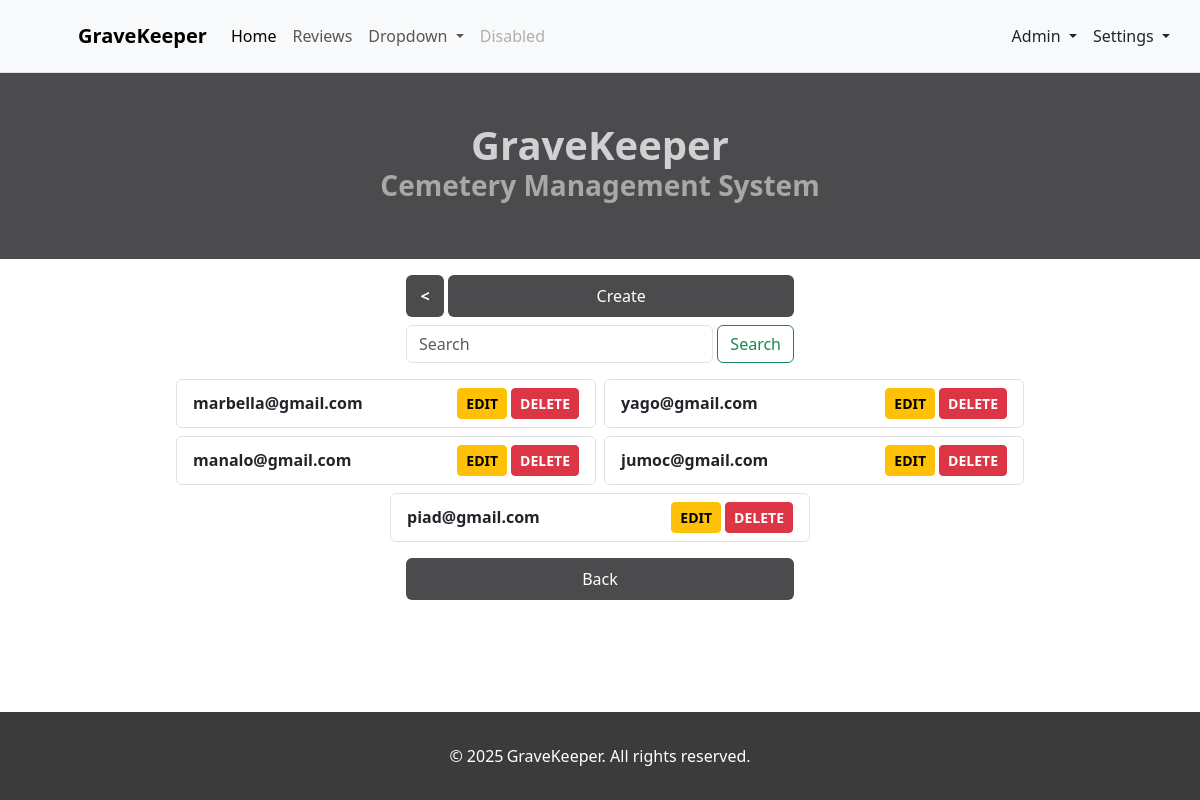
The app's page /user/index.php (signed in) with its own data.
### tables this page shows
CREATE TABLE user (
    user_id INT NOT NULL PRIMARY KEY AUTO_INCREMENT,
    email char(64),
    password varchar(64),
    name varchar(32) NOT NULL,
    phone varchar(16),

    role_id INT NOT NULL,
    stat_id INT NOT NULL,
    CONSTRAINT user_role_id_fk FOREIGN KEY (role_id) REFERENCES role(role_id) ON DELETE CASCADE,
    CONSTRAINT user_stat_id_fk FOREIGN KEY (stat_id) REFERENCES status(stat_id) ON DELETE CASCADE
);

### user/index.php (the view, shortened to what this page needs)
<?php
    include("../includes/config.php");
    include('../includes/header.php');
    $sql = "SELECT u.user_id, u.email, u.name, u.phone, u.role_id, u.stat_id,
        r.description AS role_desc, s.description AS stat_desc
        FROM user u INNER JOIN role r ON u.role_id = r.role_id
        INNER JOIN status s ON u.stat_id = s.stat_id";
    $sql = $sql." ORDER BY u.user_id ASC";
    $result = mysqli_query($conn, $sql);
?>
<!DOCTYPE html>
<html lang="en">
<head>
    <link href="https://cdn.jsdelivr.net/npm/bootstrap@5.3.3/dist/css/bootstrap.min.css" rel="stylesheet">
    <link rel="stylesheet" href="https://cdn.jsdelivr.net/npm/bootstrap-icons@1.11.3/font/bootstrap-icons.min.css">
</head>
<body>
<div class="container-fluid px-0 mx-0">
    <div class="col-6 d-flex flex-column align-items-center justify-content-center px-0 w-100 py-5" style="background-color: #4b4a4d;">
        <p class="fw-bold mb-0 h1" style=" color: #d1d1d3;">GraveKeeper</p>
        <p class="fw-bold h3 text-center mx-3" style="color: #a8a8a9;">Cemetery Management System</p>
    </div>
    <div class="col-6 container px-0 d-flex flex-column justify-content-center align-items-center ">
        <main class="form-signin m-auto w-100 d-grid gap-2" >
            <div class="d-flex w-100 gap-1">
                <?php
                    echo "<a class=\"btn btn-darker-grey py-2 border-darker-grey fw-bold\" href=\"/gravekeepercms/\" style=\"width: 40px;\"><</a>
                        <a class=\"btn btn-darker-grey w-100 py-2 border-darker-grey\" ";
                            echo "href=\"register.php?mode=admin\">Create</a>";
                ?>
            </div>
            <form class="d-flex gap-1" method="get" action="">
                <input class="form-control mr-sm-2" type="search" placeholder="Search" name="search" aria-label="Search">
                <button class="btn btn-outline-success my-2 my-sm-0" type="submit">Search</button>
            </form>
        </main>
    </div>
    <div class="container d-flex gap-2 justify-content-center flex-wrap">
    <?php
      if($result->num_rows!=0){
        while($row = mysqli_fetch_array($result)){
          echo "<div href=\"#\" class=\"w-100 px-3 py-2 text-decoration-none form-signin align-items-center justify-content-between d-flex border rounded enlarge p-1\" style=\"width: 230px; height:\" data-bs-toggle=\"modal\" data-bs-target=\"#exampleModal{$row['user_id']}\">";?>
                <div class=" fw-bold">
                    <?php echo $row['email'] ?>
                </div>
                <?php
                echo "<div class=\"d-flex gap-1\">
                        <form ";
                        echo "action=\"profile.php?mode=admin\" ";
                        echo "method=\"post\" class=\"col\">
                          <input type=\"hidden\" name=\"user_id\" value=\"{$row['user_id']}\" />
                          <button class=\"col btn btn-warning fw-bold w-100 btn-sm\" name=\"submit-update\" onclick=\"event.stopPropagation();\">EDIT</button>
                        </form>
                        <form ";
                        echo "action=\"store.php?mode=admin\" ";
                        echo "method=\"post\" class=\"col\">
                          <input type=\"hidden\" name=\"user_id\" value=\"{$row['user_id']}\" />
                          <button class=\"col btn btn-danger fw-bold w-100 btn-sm\" name=\"submit-delete\" onclick=\"event.stopPropagation();\">DELETE</button>
                        </form>
                      </div>";
            echo "
            </div>";
        }
      }else{
        echo "<p class=\"text-center mt-2 fw-bold\">No user found.</p>";
      }
      ?>
    </div>
    <div class="col-6 container px-0 d-flex flex-column justify-content-center align-items-center mb-4 ">
        <main class="form-signin m-auto w-100">
            <a class="btn btn-darker-grey w-100 py-2 border-darker-grey" href="/gravekeepercms/">Back</a>
        </main>
    </div>
</body>
<?php
  include("../includes/footer.php");
?>
</html>

### records on screen
user: email "marbella@gmail.com"
user: $row['user_id'] 2 (drawn), email "yago@gmail.com"
user: email "manalo@gmail.com"
user: email "jumoc@gmail.com"
user: email "piad@gmail.com"
